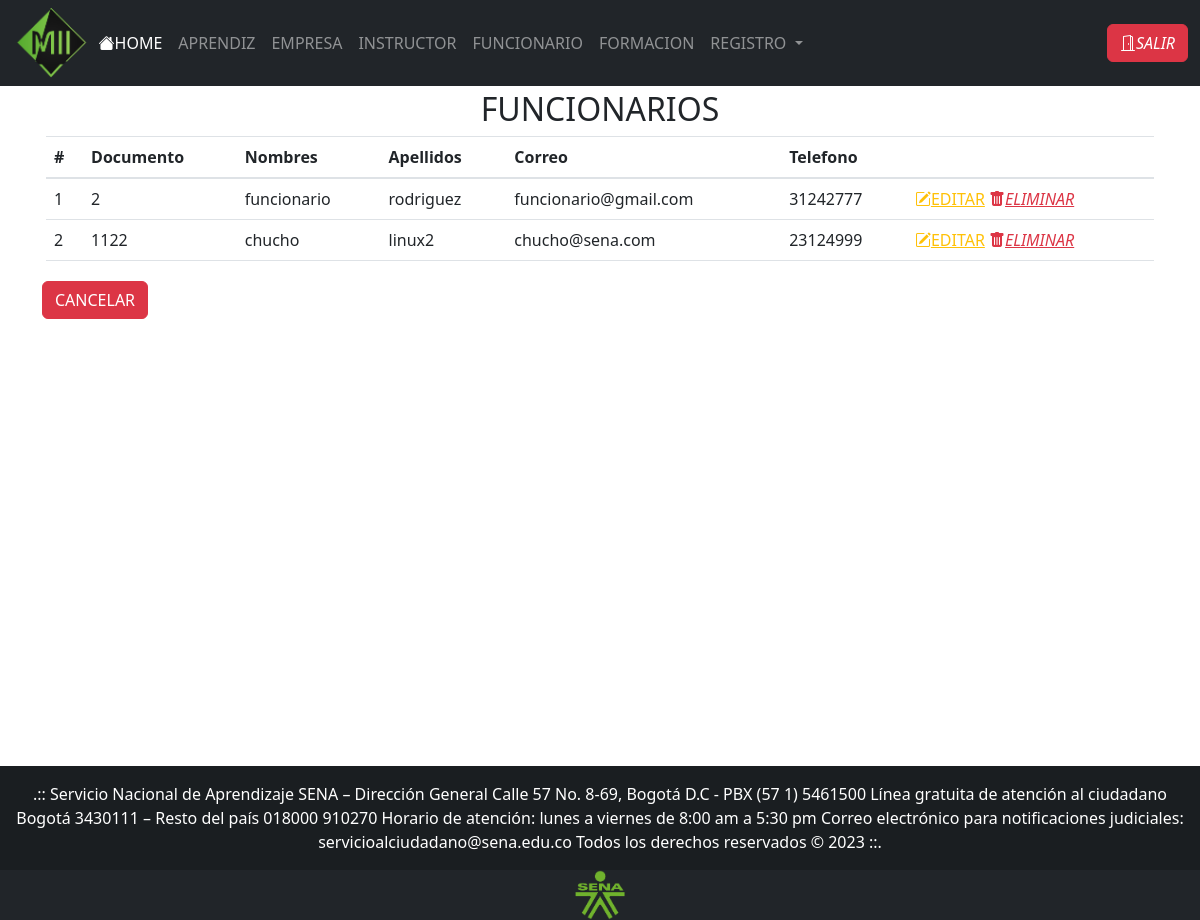
Page /views/buscarFuncionarios.php (signed in) on the committed database.
### tables this page shows
CREATE TABLE IF NOT EXISTS `usuarios` (
  `pk_id_usr` int NOT NULL,
  `usr_nombre` varchar(30) NOT NULL,
  `usr_empresa` varchar(200) DEFAULT NULL,
  `usr_apellidos` varchar(60) NOT NULL,
  `usr_telefono` int NOT NULL,
  `usr_email` varchar(30) NOT NULL,
  `usr_rh` varchar(30) DEFAULT NULL,
  `usr_direccion` varchar(30) DEFAULT NULL,
  `usr_estrato` int DEFAULT NULL,
  `usr_ciudad` varchar(200) DEFAULT NULL,
  `usr_hv` varchar(30) DEFAULT NULL,
  `usr_contacto` int DEFAULT NULL,
  `usr_cargo` varchar(30) DEFAULT NULL,
  `usr_fecha_nacimiento` date DEFAULT NULL,
  `usr_libreta_militar` varchar(20) DEFAULT NULL,
  `fk_id_ficha` int DEFAULT NULL,
  `fk_id_tipo_doc` int DEFAULT NULL,
  `fk_id_tipo_usr` int NOT NULL,
  `login_pass` varchar(200) NOT NULL,
  `foto` text NOT NULL,
  PRIMARY KEY (`pk_id_usr`),
  KEY `fk_Usuarios_Tipo_Usuarios` (`fk_id_tipo_usr`),
  KEY `fk_Usuarios_Tipo_Documento1` (`fk_id_tipo_doc`),
  KEY `fk_Usuarios_Ficha1` (`fk_id_ficha`)
);

### views/buscarFuncionarios.php (the view, shortened to what this page needs)
<!DOCTYPE html>
<html lang="en">
<head>
    <?php
    require_once("head.php");
    ?>
</head>
<body>
    <?php
    require_once("header.php");
    include('../controller/conexion.php');
    ?>
    <div style="min-height: 85vh;">
        <div class="container">
            <div>
                <div class="p-1">
                    <div class="text-center">
                        <h2>FUNCIONARIOS</h2>
                    </div>
                    <table id="tablaFuncionario" class="table align-middle">
                        <thead>
                            <tr>
                                <th scope="col">#</th>
                                <th scope="col">Documento</th>
                                <th scope="col">Nombres</th>
                                <th scope="col">Apellidos</th>
                                <th scope="col">Correo</th>
                                <th scope="col">Telefono</th>
                                <th scope="col"></th>
                            </tr>
                        </thead>
                        <tbody>
                            <?php
                                $i=1;
                                $usuario = $base->query("SELECT * FROM usuarios WHERE fk_id_tipo_usr=2")->fetchAll(PDO::FETCH_OBJ);
                                foreach ($usuario as $usuarios) {
                                    ?>
                                    <tr>
                                        <td scope="row">
                                            <?php echo $i; ?>
                                        </td>
                                        <td>
                                            <?php echo $usuarios->pk_id_usr; ?>
                                        </td>
                                        <td>
                                            <?php echo $usuarios->usr_nombre; ?>
                                        </td>
                                        <td>
                                            <?php echo $usuarios->usr_apellidos; ?>
                                        </td>
                                        <td>
                                            <?php echo $usuarios->usr_email; ?>
                                        </td>
                                        <td>
                                            <?php echo $usuarios->usr_telefono; ?>
                                        </td>
                                        <td>
                                            <a class="text-warning"
                                                href="editarUsuario.php?id=<?php echo $usuarios->pk_id_usr; ?>">
                                                <i class="bi bi-pencil-square"></i>EDITAR</a>
                                                <a onclick="return confirm('Estas seguro de eliminar?');" class="text-danger"
                                            href="../controller/eliminarUsuario.php?id=<?php echo $usuarios->pk_id_usr; ?>"><i
                                                class="bi bi-trash-fill">ELIMINAR</i></a>
                                        </td>
                                    </tr>
                                    <?php
                                    $i++;
                                }
                            ?>
                        </tbody>
                    </table>
                </div>
            </div>
            <a href="javascript:history.back(-1);"><button class="btn btn-danger me-md-2" type="button">CANCELAR</button></a>
        </div>
    </div>
    <?php
    require_once("footer.php");
    ?>
</body>
</html>

### rows in the picture
usuarios: pk_id_usr "2", usr_nombre "funcionario", usr_apellidos "rodriguez", usr_email "funcionario@gmail.com", usr_telefono "31242777"
usuarios: pk_id_usr "1122", usr_nombre "chucho", usr_apellidos "linux2", usr_email "chucho@sena.com", usr_telefono "23124999"
